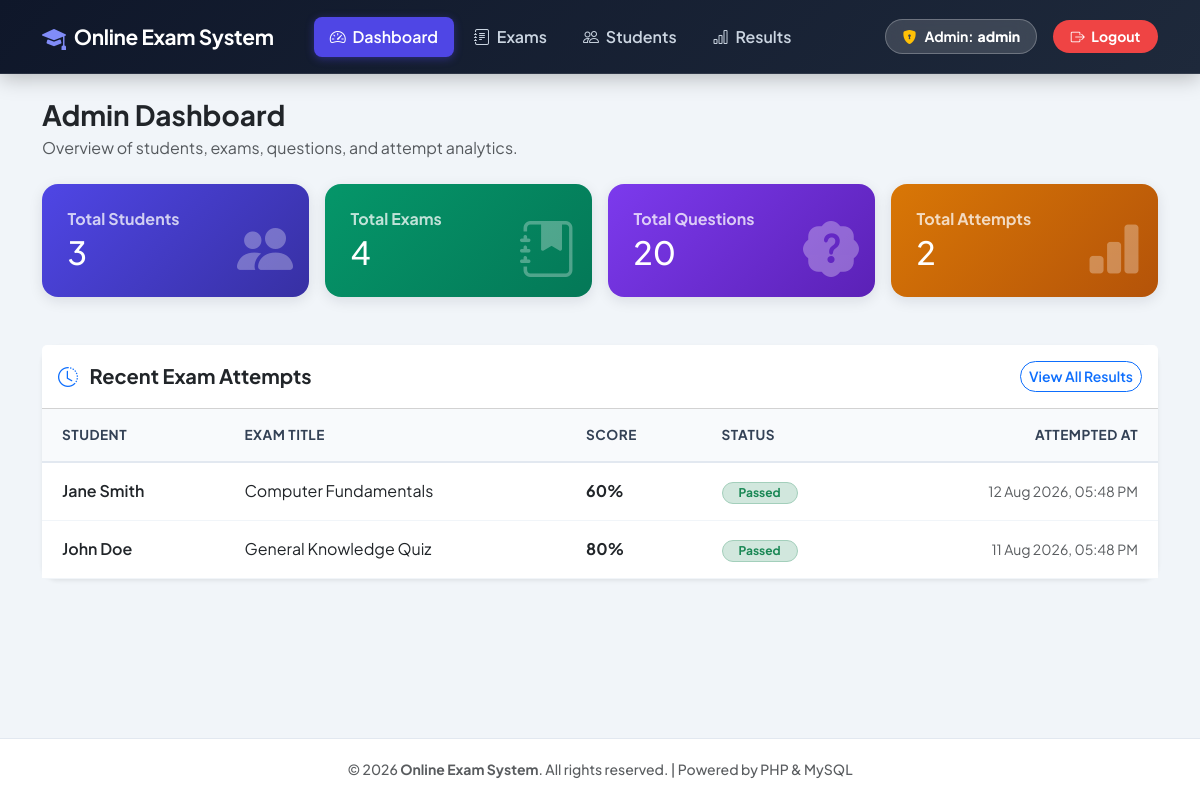
Screenshot of /admin/dashboard.php (signed in) with the database file from the repository.
### tables this page shows
CREATE TABLE IF NOT EXISTS results (
    id INT AUTO_INCREMENT PRIMARY KEY,
    student_id INT NOT NULL,
    exam_id INT NOT NULL,
    score INT NOT NULL,
    status VARCHAR(20) NOT NULL DEFAULT 'published',
    admin_feedback TEXT NULL,
    attempted_at DATETIME DEFAULT CURRENT_TIMESTAMP,
    evaluated_at DATETIME NULL,
    FOREIGN KEY (student_id) REFERENCES students(id) ON DELETE CASCADE,
    FOREIGN KEY (exam_id) REFERENCES exams(id) ON DELETE CASCADE
);

CREATE TABLE IF NOT EXISTS students (
    id INT AUTO_INCREMENT PRIMARY KEY,
    name VARCHAR(100) NOT NULL,
    email VARCHAR(100) NOT NULL UNIQUE,
    password VARCHAR(255) NOT NULL
);

CREATE TABLE IF NOT EXISTS exams (
    id INT AUTO_INCREMENT PRIMARY KEY,
    title VARCHAR(150) NOT NULL,
    duration_minutes INT NOT NULL DEFAULT 30,
    result_mode VARCHAR(20) NOT NULL DEFAULT 'instant'
);

### admin/dashboard.php (the view, shortened to what this page needs)
<?php
include '../includes/header.php';
include '../config/db.php';
$q_students  = mysqli_query($conn, "SELECT COUNT(*) AS c FROM students");
$total_students = ($q_students ? mysqli_fetch_assoc($q_students)['c'] : 0);
$q_exams     = mysqli_query($conn, "SELECT COUNT(*) AS c FROM exams");
$total_exams = ($q_exams ? mysqli_fetch_assoc($q_exams)['c'] : 0);
$q_questions = mysqli_query($conn, "SELECT COUNT(*) AS c FROM questions");
$total_questions = ($q_questions ? mysqli_fetch_assoc($q_questions)['c'] : 0);
$q_results   = mysqli_query($conn, "SELECT COUNT(*) AS c FROM results");
$total_results = ($q_results ? mysqli_fetch_assoc($q_results)['c'] : 0);
$recent_results = mysqli_query($conn, "SELECT r.*, s.name AS student_name, e.title AS exam_title
                                      FROM results r
                                      JOIN students s ON r.student_id = s.id
                                      JOIN exams e ON r.exam_id = e.id
                                      ORDER BY r.attempted_at DESC LIMIT 5");
?>
<div class="mb-4">
    <h3 class="fw-bold text-dark mb-1">Admin Dashboard</h3>
    <p class="text-muted mb-0">Overview of students, exams, questions, and attempt analytics.</p>
</div>
<div class="row g-3 mb-5">
    <div class="col-md-6 col-xl-3">
        <a href="manage-students.php" class="text-decoration-none">
            <div class="stat-card" style="background: linear-gradient(135deg, #4f46e5 0%, #3730a3 100%); color:#fff;">
                <h6 class="mb-1 fw-bold text-white opacity-75">Total Students</h6>
                <h2 class="fw-extrabold mb-0 text-white"><?php echo $total_students; ?></h2>
                <i class="bi bi-people-fill stat-icon text-white"></i>
            </div>
        </a>
    </div>
    <div class="col-md-6 col-xl-3">
        <a href="manage-exam.php" class="text-decoration-none">
            <div class="stat-card" style="background: linear-gradient(135deg, #059669 0%, #047857 100%); color:#fff;">
                <h6 class="mb-1 fw-bold text-white opacity-75">Total Exams</h6>
                <h2 class="fw-extrabold mb-0 text-white"><?php echo $total_exams; ?></h2>
                <i class="bi bi-journal-bookmark-fill stat-icon text-white"></i>
            </div>
        </a>
    </div>
    <div class="col-md-6 col-xl-3">
        <a href="manage-questions.php" class="text-decoration-none">
            <div class="stat-card" style="background: linear-gradient(135deg, #7c3aed 0%, #5b21b6 100%); color:#fff;">
                <h6 class="mb-1 fw-bold text-white opacity-75">Total Questions</h6>
                <h2 class="fw-extrabold mb-0 text-white"><?php echo $total_questions; ?></h2>
                <i class="bi bi-patch-question-fill stat-icon text-white"></i>
            </div>
        </a>
    </div>
    <div class="col-md-6 col-xl-3">
        <a href="view-results.php" class="text-decoration-none">
            <div class="stat-card" style="background: linear-gradient(135deg, #d97706 0%, #b45309 100%); color:#fff;">
                <h6 class="mb-1 fw-bold text-white opacity-75">Total Attempts</h6>
                <h2 class="fw-extrabold mb-0 text-white"><?php echo $total_results; ?></h2>
                <i class="bi bi-bar-chart-fill stat-icon text-white"></i>
            </div>
        </a>
    </div>
</div>
<div class="card shadow-sm border-0 rounded-4">
    <div class="card-header bg-white py-3 d-flex justify-content-between align-items-center">
        <h5 class="fw-bold mb-0 text-dark"><i class="bi bi-clock-history text-primary me-2"></i> Recent Exam Attempts</h5>
        <a href="view-results.php" class="btn btn-sm btn-outline-primary fw-semibold rounded-pill">View All Results</a>
    </div>
    <div class="card-body p-0">
        <div class="table-responsive">
            <table class="table custom-table align-middle mb-0">
                <thead>
                    <tr>
                        <th class="ps-4">Student</th>
                        <th>Exam Title</th>
                        <th>Score</th>
                        <th>Status</th>
                        <th class="pe-4 text-end">Attempted At</th>
                    </tr>
                </thead>
                <tbody>
                    <?php if ($recent_results && mysqli_num_rows($recent_results) > 0): ?>
                        <?php while ($r = mysqli_fetch_assoc($recent_results)):
                            $is_pending = (($r['status'] ?? 'published') === 'pending');
                            $passed = $r['score'] >= 50;
                        ?>
                            <tr>
                                <td class="ps-4 fw-semibold text-dark"><?php echo htmlspecialchars($r['student_name']); ?></td>
                                <td class="text-dark"><?php echo htmlspecialchars($r['exam_title']); ?></td>
                                <td>
                                    <?php if ($is_pending): ?>
                                        <span class="badge bg-warning-subtle text-warning border border-warning-subtle">Draft (<?php echo $r['score']; ?>%)</span>
                                    <?php else: ?>
                                        <span class="fw-bold text-dark"><?php echo $r['score']; ?>%</span>
                                    <?php endif; ?>
                                </td>
                                <td>
                                    <?php if ($is_pending): ?>
                                        <span class="badge bg-warning-subtle text-warning border border-warning-subtle rounded-pill px-3 py-1 fw-bold">
                                            <i class="bi bi-hourglass-split me-1"></i> Pending Review
                                        </span>
                                    <?php elseif ($passed): ?>
                                        <span class="badge bg-success-subtle text-success border border-success-subtle rounded-pill px-3 py-1 fw-bold">Passed</span>
                                    <?php else: ?>
                                        <span class="badge bg-danger-subtle text-danger border border-danger-subtle rounded-pill px-3 py-1 fw-bold">Failed</span>
                                    <?php endif; ?>
                                </td>
                                <td class="pe-4 text-end text-muted small"><?php echo date('d M Y, h:i A', strtotime($r['attempted_at'])); ?></td>
                            </tr>
                        <?php endwhile; ?>
                    <?php endif; ?>
                </tbody>
            </table>
        </div>
    </div>
</div>
<?php include '../includes/footer.php'; ?>

### css/style.css (style rules this page uses)
:root { --primary-color: #4f46e5; --primary-hover: #4338ca; --secondary-color: #64748b; --success-color: #10b981; --danger-color: #ef4444; --warning-color: #f59e0b; --info-color: #06b6d4; --bg-body: #f1f5f9; --card-bg: #ffffff; --text-main: #0f172a; --text-muted: #64748b; --border-color: #cbd5e1; --shadow-sm: 0 1px 3px rgba(0,0,0,0.08); --shadow-md: 0 4px 14px rgba(15, 23, 42, 0.1); --shadow-lg: 0 12px 28px rgba(15, 23, 42, 0.15); }
body { background-color: var(--bg-body) !important; color: var(--text-main) !important; font-family: 'Plus Jakarta Sans', -apple-system, BlinkMacSystemFont, sans-serif; min-height: 100vh; display: flex; flex-direction: column; }
.stat-card { border: none !important; border-radius: 16px !important; padding: 1.6rem !important; box-shadow: var(--shadow-md) !important; transition: transform 0.25s ease, box-shadow 0.25s ease !important; position: relative !important; overflow: hidden !important; color: #ffffff !important; }
.stat-card * { color: #ffffff !important; }
.stat-card .stat-icon { font-size: 3.5rem !important; opacity: 0.3 !important; position: absolute !important; right: 1rem !important; bottom: 0.5rem !important; color: #ffffff !important; }
.custom-table { border-collapse: separate !important; border-spacing: 0 !important; }
.custom-table thead th { background: #f8fafc !important; color: #334155 !important; font-weight: 700 !important; font-size: 0.85rem !important; text-transform: uppercase !important; letter-spacing: 0.5px !important; padding: 1rem 1.25rem !important; border-bottom: 2px solid #e2e8f0 !important; }
.custom-table tbody td { padding: 1rem 1.25rem !important; vertical-align: middle !important; border-bottom: 1px solid #f1f5f9 !important; }

### rows the page displays
results: student.name "Jane Smith", exam.title "Computer Fundamentals", score "60", status "Passed", attempted_at "12 Aug 2026, 05:48 PM"
results: student.name "John Doe", exam.title "General Knowledge Quiz", score "80", status "Passed", attempted_at "11 Aug 2026, 05:48 PM"

### other values shown
$_SESSION['admin_username'] "admin"
$total_students "3"
$total_exams "4"
$total_questions "20"
$total_results "2"
